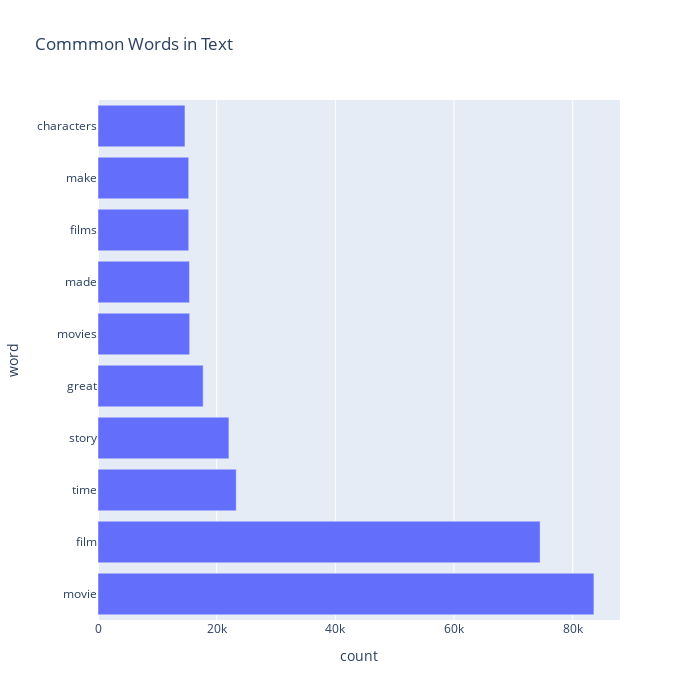

Source (notebook cell):
### Markdown cell above
### 3: Removing the most frequent words: As they will introduce bias

### Code cell
# Working with the most Frequent Words:
from collections import Counter

cnt = Counter()
for text in data["no_sw"].values:
    for word in text.split():
        cnt[word] += 1
cnt.most_common(10)
temp = pd.DataFrame(cnt.most_common(10))
temp.columns=['word', 'count']
px.bar(temp, x="count", y="word",
       title='Commmon Words in Text', orientation='h',
       width=700, height=700)

### Figure 1 — Plotly figure (JSON) as saved in the notebook; plotly's stock layout.template omitted (floating-point values rounded to 4 significant figures)
{"data": [{"hovertemplate": "count=%{x}<br>word=%{y}<extra></extra>", "legendgroup": "", "marker": {"color": "#636efa", "pattern": {"shape": ""}}, "name": "", "orientation": "h", "showlegend": false, "textposition": "auto", "type": "bar", "x": [83576, 74511, 23298, 22062, 17723, 15447, 15414, 15294, 15284, 14657], "xaxis": "x", "y": ["movie", "film", "time", "story", "great", "movies", "made", "films", "make", "characters"], "yaxis": "y"}], "layout": {"barmode": "relative", "height": 700, "legend": {"tracegroupgap": 0}, "title": {"text": "Commmon Words in Text"}, "width": 700, "xaxis": {"anchor": "y", "domain": [0, 1], "title": {"text": "count"}}, "yaxis": {"anchor": "x", "domain": [0, 1], "title": {"text": "word"}}}}
